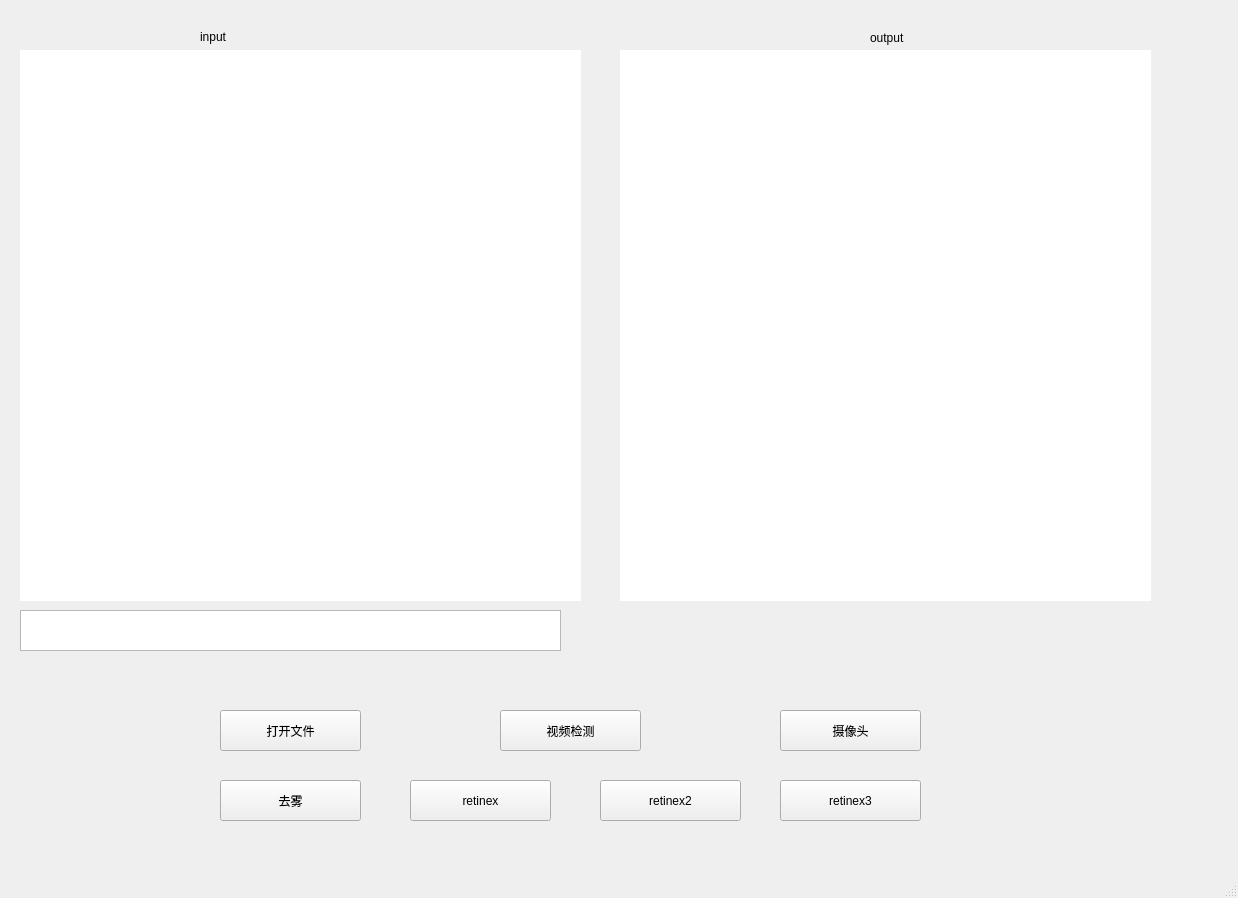
<?xml version="1.0" encoding="UTF-8"?>
<ui version="4.0">
 <class>MainWindow</class>
 <widget class="QMainWindow" name="MainWindow">
  <property name="geometry">
   <rect>
    <x>0</x>
    <y>0</y>
    <width>1238</width>
    <height>898</height>
   </rect>
  </property>
  <property name="windowTitle">
   <string>MainWindow</string>
  </property>
  <widget class="QWidget" name="centralwidget">
   <widget class="QLabel" name="label">
    <property name="geometry">
     <rect>
      <x>20</x>
      <y>50</y>
      <width>561</width>
      <height>551</height>
     </rect>
    </property>
    <property name="cursor">
     <cursorShape>ArrowCursor</cursorShape>
    </property>
    <property name="autoFillBackground">
     <bool>false</bool>
    </property>
    <property name="styleSheet">
     <string notr="true">font: 9pt &quot;Adobe Caslon Pro&quot;;
background-color: rgb(248, 248, 248);
background-color: rgb(255, 255, 255);</string>
    </property>
    <property name="text">
     <string>&lt;html&gt;&lt;head/&gt;&lt;body&gt;&lt;p align=&quot;center&quot;&gt;&lt;br/&gt;&lt;/p&gt;&lt;/body&gt;&lt;/html&gt;</string>
    </property>
   </widget>
   <widget class="QLabel" name="label_2">
    <property name="geometry">
     <rect>
      <x>620</x>
      <y>50</y>
      <width>531</width>
      <height>551</height>
     </rect>
    </property>
    <property name="styleSheet">
     <string notr="true">background-color: rgb(255, 255, 255);</string>
    </property>
    <property name="text">
     <string>&lt;html&gt;&lt;head/&gt;&lt;body&gt;&lt;p align=&quot;center&quot;&gt;&lt;br/&gt;&lt;/p&gt;&lt;/body&gt;&lt;/html&gt;</string>
    </property>
   </widget>
   <widget class="QPushButton" name="pushButton">
    <property name="geometry">
     <rect>
      <x>220</x>
      <y>710</y>
      <width>141</width>
      <height>41</height>
     </rect>
    </property>
    <property name="text">
     <string>打开文件</string>
    </property>
   </widget>
   <widget class="QPushButton" name="pushButton_2">
    <property name="geometry">
     <rect>
      <x>220</x>
      <y>780</y>
      <width>141</width>
      <height>41</height>
     </rect>
    </property>
    <property name="text">
     <string>去雾</string>
    </property>
   </widget>
   <widget class="QTextEdit" name="textEdit">
    <property name="geometry">
     <rect>
      <x>20</x>
      <y>610</y>
      <width>541</width>
      <height>41</height>
     </rect>
    </property>
   </widget>
   <widget class="QLabel" name="label_3">
    <property name="geometry">
     <rect>
      <x>160</x>
      <y>40</y>
      <width>821</width>
      <height>571</height>
     </rect>
    </property>
    <property name="text">
     <string/>
    </property>
   </widget>
   <widget class="QPushButton" name="pushButton_5">
    <property name="geometry">
     <rect>
      <x>780</x>
      <y>710</y>
      <width>141</width>
      <height>41</height>
     </rect>
    </property>
    <property name="text">
     <string>摄像头</string>
    </property>
   </widget>
   <widget class="QPushButton" name="pushButton_6">
    <property name="geometry">
     <rect>
      <x>500</x>
      <y>710</y>
      <width>141</width>
      <height>41</height>
     </rect>
    </property>
    <property name="text">
     <string>视频检测</string>
    </property>
   </widget>
   <widget class="QPushButton" name="pushButton_3">
    <property name="geometry">
     <rect>
      <x>410</x>
      <y>780</y>
      <width>141</width>
      <height>41</height>
     </rect>
    </property>
    <property name="text">
     <string>retinex</string>
    </property>
   </widget>
   <widget class="QPushButton" name="pushButton_4">
    <property name="geometry">
     <rect>
      <x>600</x>
      <y>780</y>
      <width>141</width>
      <height>41</height>
     </rect>
    </property>
    <property name="text">
     <string>retinex2</string>
    </property>
   </widget>
   <widget class="QPushButton" name="pushButton_7">
    <property name="geometry">
     <rect>
      <x>780</x>
      <y>780</y>
      <width>141</width>
      <height>41</height>
     </rect>
    </property>
    <property name="text">
     <string>retinex3</string>
    </property>
   </widget>
   <widget class="QLabel" name="label_4">
    <property name="geometry">
     <rect>
      <x>200</x>
      <y>30</y>
      <width>72</width>
      <height>15</height>
     </rect>
    </property>
    <property name="maximumSize">
     <size>
      <width>72</width>
      <height>15</height>
     </size>
    </property>
    <property name="lineWidth">
     <number>2</number>
    </property>
    <property name="text">
     <string>input</string>
    </property>
    <property name="textFormat">
     <enum>Qt::RichText</enum>
    </property>
   </widget>
   <widget class="QLabel" name="label_5">
    <property name="geometry">
     <rect>
      <x>870</x>
      <y>30</y>
      <width>72</width>
      <height>15</height>
     </rect>
    </property>
    <property name="maximumSize">
     <size>
      <width>72</width>
      <height>15</height>
     </size>
    </property>
    <property name="lineWidth">
     <number>2</number>
    </property>
    <property name="text">
     <string>output</string>
    </property>
   </widget>
  </widget>
  <widget class="QMenuBar" name="menubar">
   <property name="geometry">
    <rect>
     <x>0</x>
     <y>0</y>
     <width>1238</width>
     <height>26</height>
    </rect>
   </property>
  </widget>
  <widget class="QStatusBar" name="statusbar"/>
 </widget>
 <resources/>
 <connections/>
</ui>
